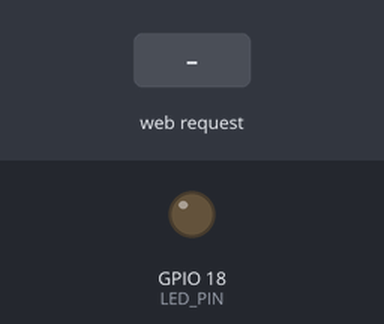
A sketch run on a simulated ESP32. Parts: output pins drawn as LEDs (lit = HIGH). The inputs (shaded band) are chosen by the test bench. WiFi joins after 1.5 s; servers stay silent unless stated; what the sketch prints to the serial monitor is not drawn.

Above: at 2.7 s.
2.8 s: HTTP request GET /on received
At 3.8 s:
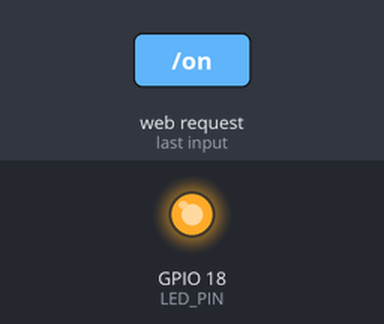
4.3 s: HTTP request GET /off received
At 5.0 s:
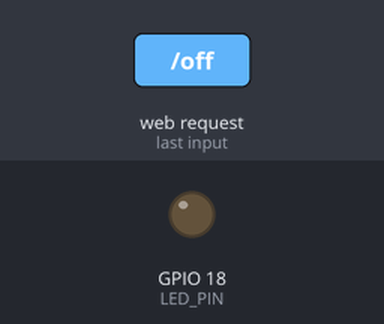
Timing chart, 0 to 7.3 s (numbered marks = the images above; inputs shaded):
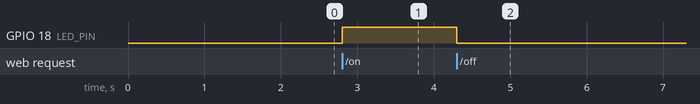

Measured:
- after the input at 2.8 s, GPIO 18 (LED_PIN): LOW → HIGH at once
- after the input at 4.3 s, GPIO 18 (LED_PIN): HIGH → LOW at once

The sketch:

led.ino
```cpp
#include <WiFi.h>
#include <WebServer.h>

const char* ssid     = "XiaoHuHu";
const char* password = "urauraura";

WebServer server(80);

const int LED_PIN = 18;
bool ledState = false;

String getHTML() {
  String onStyle  = ledState
    ? "padding:20px;background:green;color:white;border:3px solid #00ff00;box-shadow:0 0 12px #00ff00"
    : "padding:20px;background:#333;color:#777;border:3px solid #333";
  String offStyle = !ledState
    ? "padding:20px;background:red;color:white;border:3px solid #ff4444;box-shadow:0 0 12px #ff4444"
    : "padding:20px;background:#333;color:#777;border:3px solid #333";

  String html = "<html><head><meta charset='UTF-8'><title>Lab</title></head><body style='background:#111;color:#eee;font-family:Arial;text-align:center;padding-top:60px'>";
  html += "<h1>Dieu khien LED</h1>";
  html += "<p>Trang thai: <b>" + String(ledState ? "SANG" : "TAT") + "</b></p>";
  html += "<a href='/on'><button style='" + onStyle + ";border-radius:10px;font-size:1rem;cursor:pointer;margin:10px'>BAT LED</button></a>";
  html += "<a href='/off'><button style='" + offStyle + ";border-radius:10px;font-size:1rem;cursor:pointer;margin:10px'>TAT LED</button></a>";
  html += "</body></html>";
  return html;
}

void setup() {
  Serial.begin(115200);
  pinMode(LED_PIN, OUTPUT);
  digitalWrite(LED_PIN, LOW);

  WiFi.begin(ssid, password);
  while (WiFi.status() != WL_CONNECTED) { delay(500); Serial.print('.'); }
  Serial.println("\nIP: " + WiFi.localIP().toString());

  server.on("/", []() {
    server.send(200, "text/html", getHTML());
  });
  server.on("/on", []() {
    ledState = true;
    digitalWrite(LED_PIN, HIGH);
    server.send(200, "text/html", getHTML());
  });
  server.on("/off", []() {
    ledState = false;
    digitalWrite(LED_PIN, LOW);
    server.send(200, "text/html", getHTML());
  });

  server.begin();
}

void loop() {
  server.handleClient();
}
```
